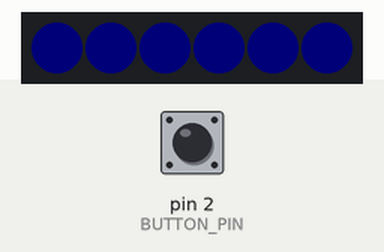
Bench run of a sketch on a simulated Arduino Uno, built with avr-gcc and run on an emulated ATmega328P. On the bench: 6 RGB LEDs in strip order, left to right. The test bench sets the inputs (shaded band); at power-on: pin 2 (BUTTON_PIN) HIGH. Dim RGB values are drawn brighter than linear.

Above: at 1.2 s.
1.3 s: pin 2 (BUTTON_PIN) pulled LOW for 0.15 s
At 2.5 s:
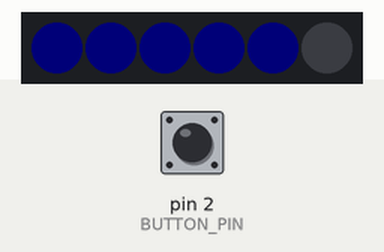
2.9 s: pin 2 (BUTTON_PIN) pulled LOW for 1 s
At 3.8 s:
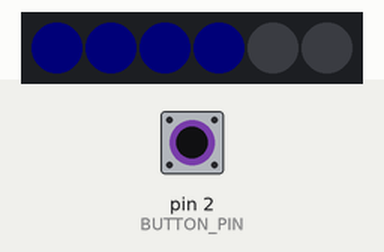
7.2 s: pin 2 (BUTTON_PIN) pulled LOW for 0.15 s
At 8.3 s:
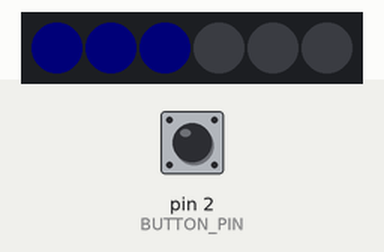
8.8 s: pin 2 (BUTTON_PIN) pulled LOW for 1 s
At 9.5 s:
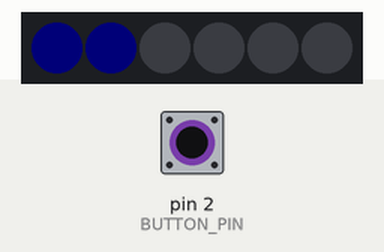
11.3 s: pin 2 (BUTTON_PIN) pulled LOW for 3.2 s
At 12.6 s:
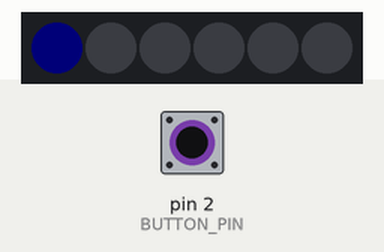
Timing chart, 0 to 14.3 s (numbered marks = the images above; inputs shaded):
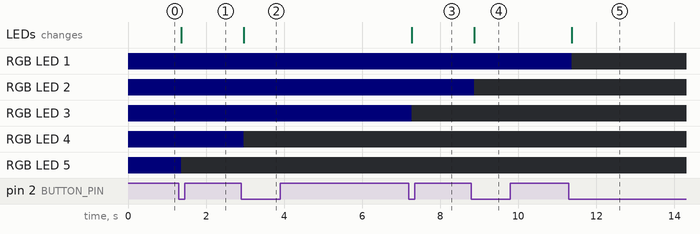

The sketch:

gun.ino
```cpp
// Adapted from https://github.com/Arduino-IRremote/Arduino-IRremote/blob/master/examples/SimpleSender/SimpleSender.ino

#define PLAYER_NUM 2

#define IR_SEND_PIN 3
#define BUTTON_PIN  2

#define GLOVE_BEETLE 3
#define GUN_BEETLE 4
#define VEST_BEETLE 5

#define ACK_TIMEOUT 100

#include <Arduino.h>
#include <IRremote.hpp>
#include <FastLED.h>

#define NUM_LEDS   6
#define DATA_PIN   5
#define BRIGHTNESS 2

uint16_t sAddress = PLAYER_NUM;
uint8_t sCommand = 1;
uint8_t sRepeats = 0;

volatile bool isShooting = false;
int numBullets;

volatile long prevTime;
bool receivedFirstHS = false;
bool handshakeSuccess = false;

CRGB leds[NUM_LEDS];

struct GunPacket {
  char packetID = 'G';
  uint8_t pn = PLAYER_NUM;
  char padding[18] = {0};
};

struct ACKPacket {
  char packetID = 'A';
  uint8_t pn = PLAYER_NUM;
  char padding[18] = {0};
};

void setup() {
  Serial.begin(115200);
  pinMode(BUTTON_PIN, INPUT_PULLUP);
  attachInterrupt(digitalPinToInterrupt(BUTTON_PIN), shoot, FALLING);
  numBullets = NUM_LEDS;
  FastLED.addLeds<NEOPIXEL, DATA_PIN>(leds, NUM_LEDS);
  FastLED.setBrightness(BRIGHTNESS);
  onAllLEDs();
  IrSender.begin();
  prevTime = millis();
}

void shoot() {
  static unsigned long lastTime = 0;
  unsigned long currTime = millis();
  if (currTime - lastTime > 250)
  {
    isShooting = true;
    lastTime = currTime;
  }
}

void loop() {
  if (receivedFirstHS && !handshakeSuccess) {
      long currTime = millis();
      if(currTime - prevTime >= ACK_TIMEOUT) {
        sendACKPacket();
        prevTime = currTime;
      }
  }

  if (isShooting) {
    IrSender.sendNEC(sAddress, sCommand, sRepeats);
    isShooting = false;
    numBullets--;

    if (numBullets < 0) {
      numBullets = NUM_LEDS;
      onAllLEDs();
    } else {
      offOneLED();
    }

    if (handshakeSuccess) {
      sendGunPacket();
    }

//    Serial.println("Button press detected");
//    Serial.print(numBullets);
//    Serial.println(" bullets left");

    delay(100); // delay must be greater than 5 ms (RECORD_GAP_MICROS), otherwise the receiver sees it as one long signal
  }
}

void serialEvent() {
  int msg = Serial.read();
  if (msg == 'H') {
      receivedFirstHS = true;
      handshakeSuccess = false;
  } else if (msg == 'A') {
      handshakeSuccess = true;
  }
}

void sendGunPacket() {
  GunPacket packet;
  Serial.write((byte*)&packet, sizeof(packet));
}

void sendACKPacket() {
  ACKPacket packet;
  Serial.write((byte*)&packet, sizeof(packet));
}

void offOneLED() {
  if (numBullets < NUM_LEDS) {
    leds[numBullets] = CRGB::Black;
    FastLED.show();
  }
}

void onAllLEDs() {
  FastLED.clear();
  for (int i = 0; i < NUM_LEDS; i++) {
    if (PLAYER_NUM == 1) {
      leds[i] = CRGB::Red;
    } else {
      leds[i] = CRGB::Blue;
    }
  }
  FastLED.show();
}
```

Measured:
- after the input at 1.3 s, RGB LED 5: RGB(0, 0, 2) → off after 0.07 s; the LEDs: change after 0.07 s (image 1)
- after the input at 2.9 s, RGB LED 4: RGB(0, 0, 2) → off after 0.07 s; the LEDs: change after 0.07 s (image 2)
- after the input at 7.2 s, RGB LED 3: RGB(0, 0, 2) → off after 0.07 s; the LEDs: change after 0.07 s (image 3)
- after the input at 8.8 s, RGB LED 2: RGB(0, 0, 2) → off after 0.07 s; the LEDs: change after 0.07 s (image 4)
- after the input at 11.3 s, RGB LED 1: RGB(0, 0, 2) → off after 0.07 s; the LEDs: change after 0.07 s (image 5)
